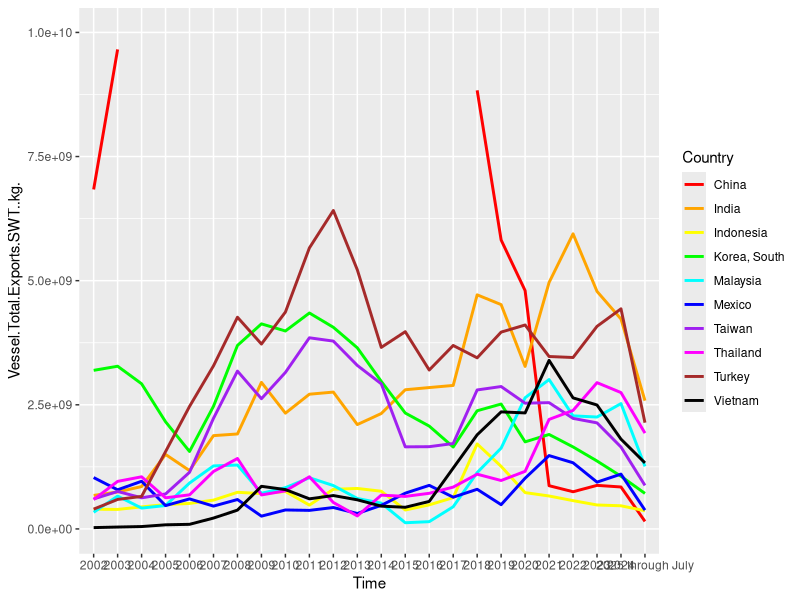
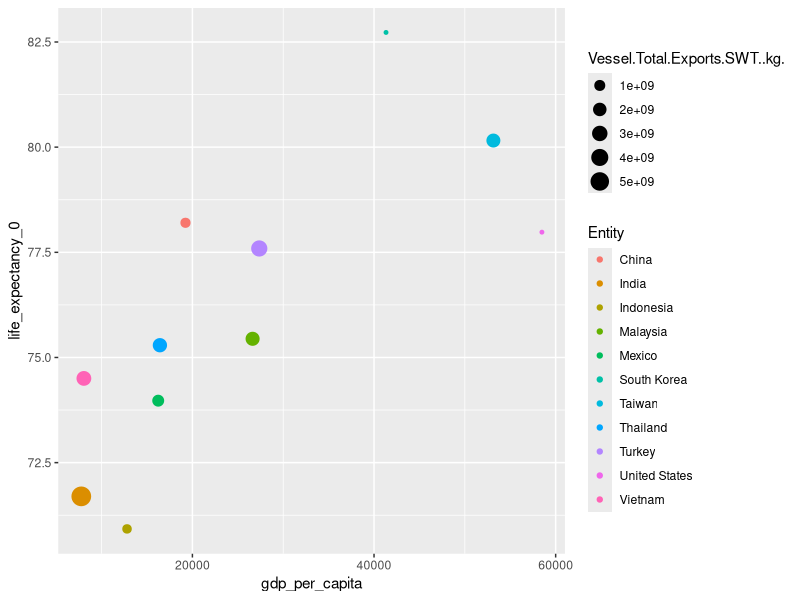

Write the R code that produced these figures, in order.
## ---- chunk 1
library(ggplot2)
library(tidyverse)
library(dplyr)
## ---- chunk 2
exports <- read.csv("PlasticExportsAllCountries.csv")
countriesALL <- unique(exports$Country)
## ---- chunk 3
sums <- c()
for (co in countriesALL){
  temp <- exports |>
    filter(Country == co)
  sums <- c(sums, sum(temp$Vessel.Total.Exports.SWT..kg.))
}
total <- data.frame(countriesALL, sums) |>
  arrange(desc(sums)) |>
  slice(1:10)
## ---- chunk 4
countries <- total$countriesALL
plastics <- exports |>
  filter(Country %in% countries)
  
## ---- chunk 5
plastics |>
  ggplot(aes(
    x=Time, 
    y=Vessel.Total.Exports.SWT..kg., 
    group=Country, 
    color=Country)) +
  geom_line(linewidth = 1) +
  ylim(0,1e+10) +
  scale_color_manual(values = c("China" = "red", 
                                "India" = "orange", 
                                "Indonesia" = "yellow", 
                                "Korea, South" = "green", 
                                "Malaysia" = "cyan", 
                                "Mexico" = "blue", 
                                "Taiwan" = "purple", 
                                "Thailand"="magenta", 
                                "Turkey"="brown", 
                                "Vietnam" = "black"))
## ---- chunk 6
china <- plastics |>
  filter(Country == "China")
china[4:5]
## ---- chunk 7
top10_2025 <- plastics |>
  filter(Time == "2025 through July") |>
  arrange(desc(Vessel.Total.Exports.SWT..kg.)) |>
  slice(1:10)
top10_2025 <- top10_2025$Country
top10_2025
## ---- chunk 8
intersect(countries, top10_2025)
## ---- chunk 9
quality <- read.csv("life-expectancy-vs-gdp-per-capita.csv")
quality <- quality |>
  filter(Entity %in% c("South Korea", "United States", countries))
## ---- chunk 10
plastics <- plastics %>%
      mutate(Time = as.integer(Time))
qualityPlastic <- left_join(x = quality, y = plastics, by=join_by(Entity == Country, Year == Time))
## ---- chunk 11
qualityPlastic$Vessel.Total.Exports.SWT..kg.[is.na(qualityPlastic$Vessel.Total.Exports.SWT..kg.)] <- 3
qualityPlastic |>
  filter(Year == "2022") |>
  ggplot(aes(x = gdp_per_capita,
             y = life_expectancy_0,
             color = Entity)) +
  # scale_color_manual(values = c("China" = "red", 
  #                               "India" = "orange", 
  #                               "Indonesia" = "yellow", 
  #                               "South Korea" = "green",
  #                               "Malaysia" = "cyan", 
  #                               "Mexico" = "blue", 
  #                               "Taiwan" = "purple", 
  #                               "Thailand"="magenta", 
  #                               "Turkey"="brown", 
  #                               "Vietnam" = "black")) +
  geom_point(aes(size=Vessel.Total.Exports.SWT..kg.))
